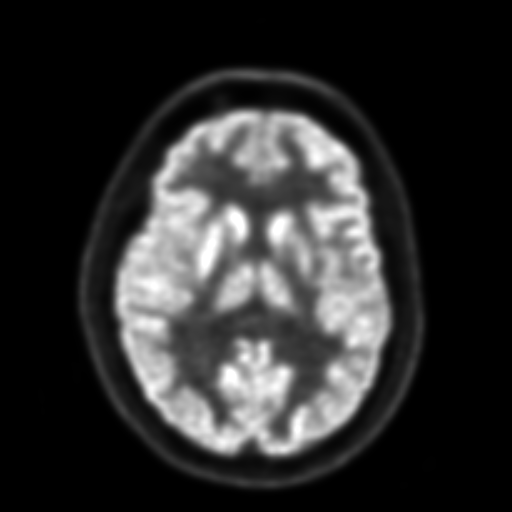
#> input picture files/Axial_142.png, 512 x 512 px
$ jupyter execute binarization.ipynb
#> lines starting #> are read from the running program, lines starting #| are printed output that depends on the picture; after the words box and inside, x2 and y2 are one past the last pixel; in counts of white or black regions, pixels touching at a corner belong together
[cell 1]
import matplotlib.pyplot as plt
import numpy as np
import cv2

[cell 2]
plt.figure(figsize=(18,12))

img = cv2.imread('Axial_142.png',0) #直接读为灰度图像
#> img is the input picture: shape (512, 512); min 0, max 255, mean 46.5
ret,thresh1 = cv2.threshold(img,127,255,cv2.THRESH_BINARY)
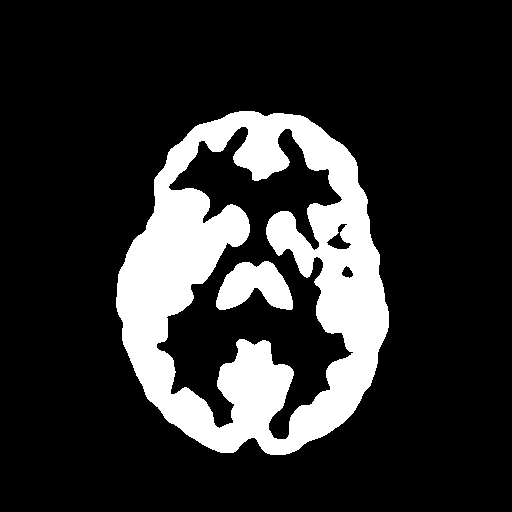
#> thresh1: shape (512, 512); 18% white; 2 white regions, box (x1, y1, x2, y2) and area: (116, 111, 389, 455) 44584, (216, 261, 293, 310) 2476
ret,thresh2 = cv2.threshold(img,127,255,cv2.THRESH_BINARY_INV)
ret,thresh3 = cv2.threshold(img,127,255,cv2.THRESH_TRUNC)
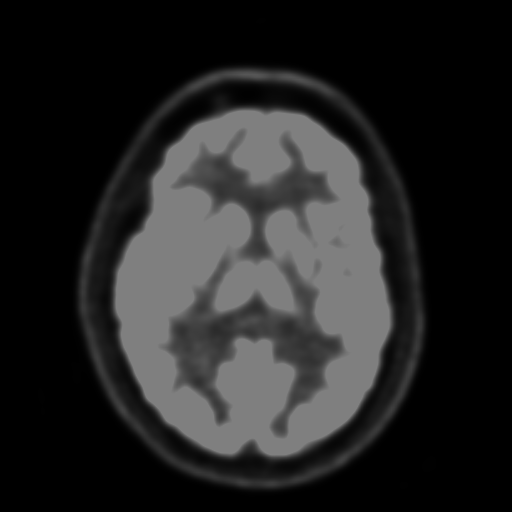
#> thresh3: shape (512, 512); min 0, max 127, mean 36.4
ret,thresh4 = cv2.threshold(img,127,255,cv2.THRESH_TOZERO)
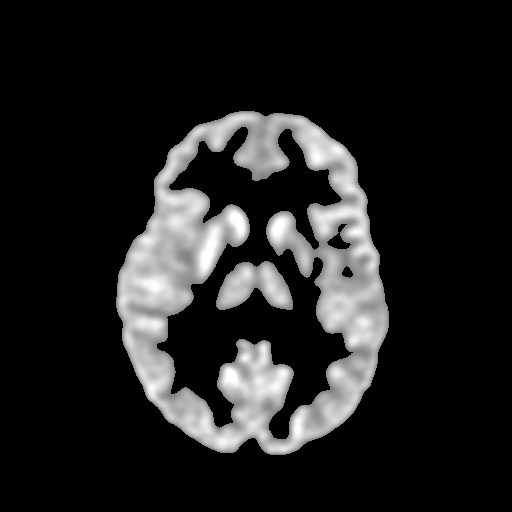
#> thresh4: shape (512, 512); min 0, max 255, mean 33
ret,thresh5 = cv2.threshold(img,127,255,cv2.THRESH_TOZERO_INV)
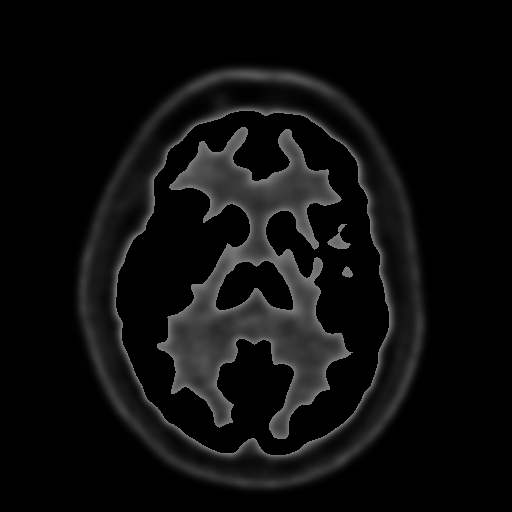
#> thresh5: shape (512, 512); min 0, max 127, mean 13.6
titles = ['img','BINARY','BINARY_INV','TRUNC','TOZERO','TOZERO_INV']
images = [img,thresh1,thresh2,thresh3,thresh4,thresh5]
for i in range(6):
    plt.subplot(2,3,i+1),plt.imshow(images[i],'gray')
    plt.title(titles[i])
    plt.xticks([]),plt.yticks([])
plt.show()

[cell 3]
plt.figure(figsize=(36,24))

img = cv2.imread('Axial_142.png',0) #直接读为灰度图像
ret,th1 = cv2.threshold(img,127,255,cv2.THRESH_BINARY)
th2 = cv2.adaptiveThreshold(img,255,cv2.ADAPTIVE_THRESH_MEAN_C,\
cv2.THRESH_BINARY,11,2) #换行符号 \
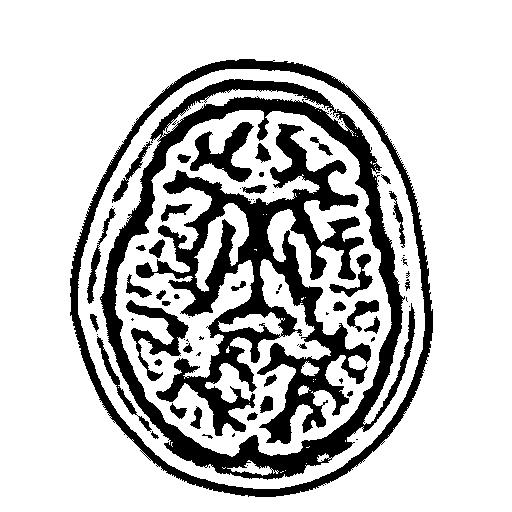
#> th2: shape (512, 512); 77.3% white; 84 black regions (44 under 20 px), largest, box (x1, y1, x2, y2) and area: (136, 123, 371, 444) 22901, (100, 79, 415, 480) 18413, (70, 59, 433, 497) 9657
th3 = cv2.adaptiveThreshold(img,255,cv2.ADAPTIVE_THRESH_GAUSSIAN_C,\
cv2.THRESH_BINARY,11,2) #换行符号 \
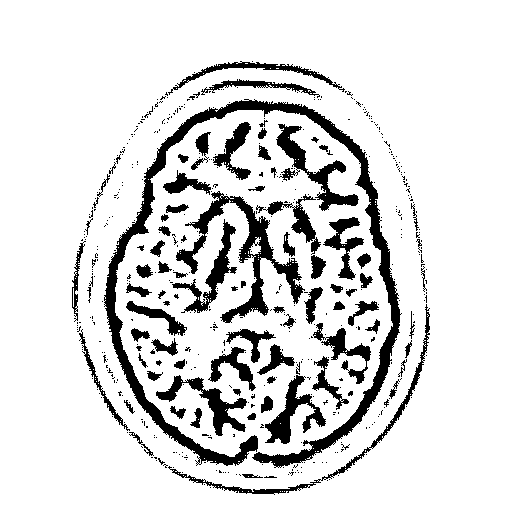
#> th3: shape (512, 512); 86.5% white; 525 black regions (439 under 20 px), largest, box (x1, y1, x2, y2) and area: (104, 99, 402, 468) 10063, (176, 191, 305, 323) 3407, (276, 124, 359, 211) 1703
images = [img,th1,th2,th3]
for i in range(4):
    plt.subplot(2,2,i+1),plt.imshow(images[i],'gray')
plt.show()

[cell 4]
plt.figure(figsize=(36,24))

img = cv2.imread('Axial_142.png',0) #直接读为灰度图像
#简单滤波
ret1,th1 = cv2.threshold(img,127,255,cv2.THRESH_BINARY)
#Otsu 滤波
ret2,th2 = cv2.threshold(img,0,255,cv2.THRESH_BINARY+cv2.THRESH_OTSU)
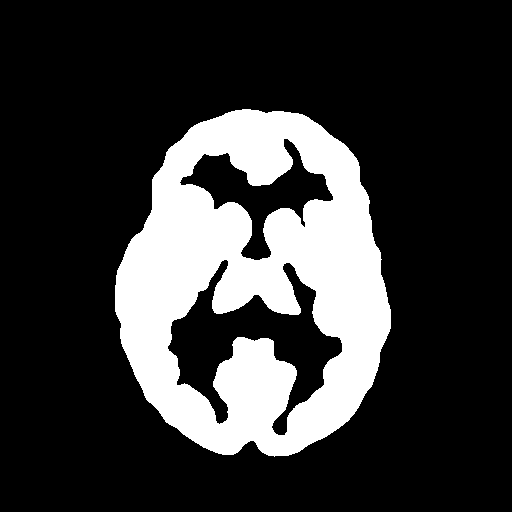
#> th2: shape (512, 512); 21.7% white; 1 white region, box (x1, y1, x2, y2) and area: (115, 109, 391, 457) 56939
#> ret2 = 91
print(ret2)
#| 91.0
plt.subplot(221),plt.imshow(img,'gray')
plt.subplot(222),plt.hist(img.ravel(),256)#.ravel方法将矩阵转化为一维
plt.subplot(223),plt.imshow(th1,'gray')
plt.subplot(224),plt.imshow(th2,'gray')
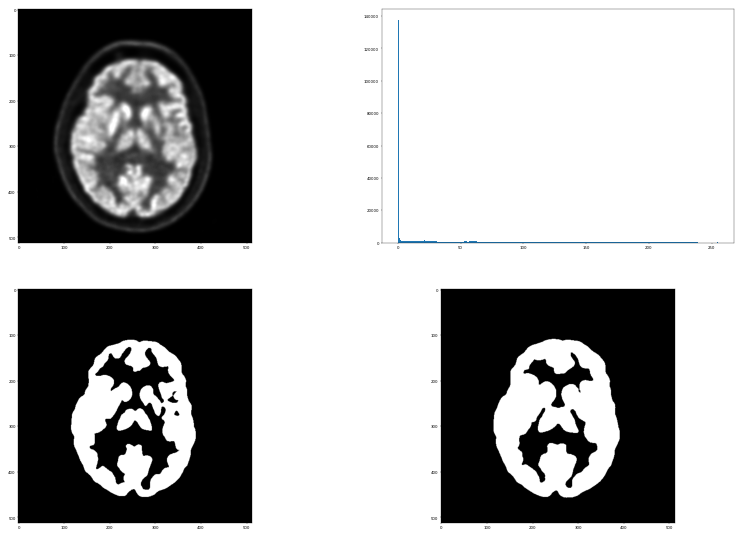
#> figure drawn by matplotlib, 4 panels; panel 2: tallest bar 137255 high, from x = 0 to 0.996
